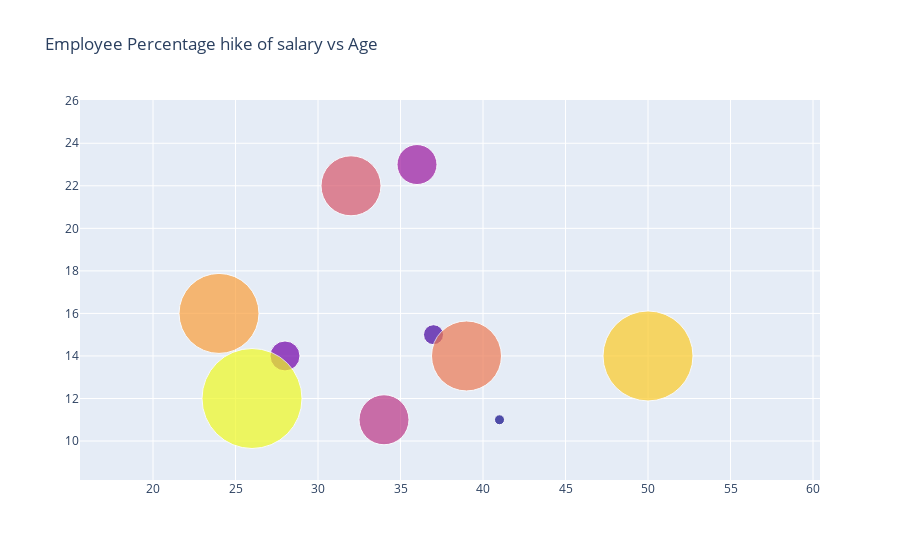

Here is the notebook cell this chart was saved with:
### Markdown cell above
### Interactive Plot 2: Relationship between employee Percentage hike, Age, and monthly income

### Code cell
# plot 2
fig = go.Figure(data=go.Scatter(
    x=att_hr_data["age"],
    y=att_hr_data["percentsalaryhike"],
    text=att_hr_data['monthlyincome'],
    mode='markers',
    marker=dict(size=[10, 20, 30,40,50, 60,70, 80,90, 100],
                color=[0, 1, 2, 3,4,5,6,7,8,9]),
    hovertemplate="Employee Age: %{x}<br>" +
                  "Percentage Hike: %{y}<br>" + "Monthly Income: %{text}" 
))

fig.update_layout(title='Employee Percentage hike of salary vs Age ')
fig.show()

### Figure 1 — Plotly figure (JSON) as saved in the notebook; plotly's stock layout.template omitted (floating-point values rounded to 4 significant figures; data arrays with more than 128 entries replaced by an {"elided": "..."} marker saying what was removed)
{"data": [{"hovertemplate": "Employee Age: %{x}<br>Percentage Hike: %{y}<br>Monthly Income: %{text}", "marker": {"color": [0, 1, 2, 3, 4, 5, 6, 7, 8, 9], "size": [10, 20, 30, 40, 50, 60, 70, 80, 90, 100]}, "mode": "markers", "text": {"elided": "237 int values"}, "type": "scatter", "x": {"elided": "237 int values"}, "y": {"elided": "237 int values"}}], "layout": {"title": {"text": "Employee Percentage hike of salary vs Age "}}}
